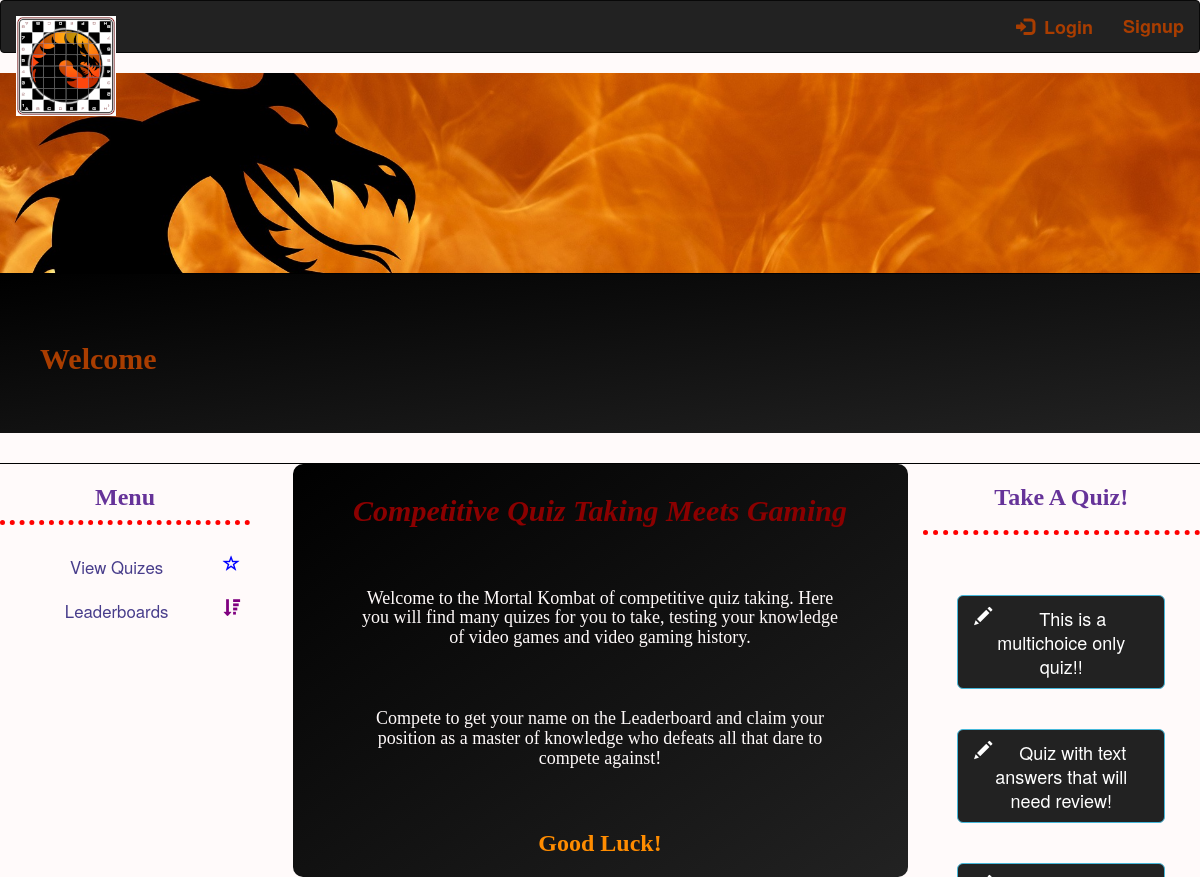
/index, run on the app's committed database.
### app/models.py (models this page shows)
class Qset(db.Model):
    id = db.Column(db.Integer, primary_key=True)
    title = db.Column(db.String(128))
    is_active = db.Column(db.Boolean)

### app/routes.py (the view)
@app.route('/')
@app.route('/index')
def index():
    quizes = Qset.query.filter_by(is_active=True).all()
    return render_template('index.html', title='Home', quizes=quizes)

### app/templates/index.html
{% extends "base.html" %}
{% block content %}
    <div class="jumbotron" id='myTitle'>
        <h2>Welcome {{ current_user.username }}</h2>
    </div>
    <div id='moreFlames'></div>
    <div class="row">
        <div class="col-sm-3">
            {% include 'side_menu.html' %}
        </div>
        <div class="col-sm-6" id='homepageText'>
            <h2 style="color: darkred; text-align: center; font-style: italic;">Competitive Quiz Taking Meets Gaming</h2>
            <h4 style='color: snow'>Welcome to the Mortal Kombat of competitive quiz taking. Here you will find many quizes for you to take,
                testing your knowledge of video games and video gaming history.
            </h4>
            <h4 style='color: snow'>Compete to get your name on the Leaderboard and claim your position as a master of knowledge who defeats all that dare to compete against!
            </h4>
            <h3 style='color: darkorange; text-align: center;'>Good Luck!</h3>
        </div>
        <div class="col-sm-3">
            <nav id='quizBar'>
                <h3 style="text-align: center;">Take A Quiz!</h3>
                <hr style="border-top: dotted 5px; color: red;">
                <br><br>
                {% for quiz in quizes %}
                    {% if quiz.is_active %}
                        <a href="{{ url_for('take_quiz')}}?quiz={{ quiz.id }}" class="center-block btn btn-info btn-lg"
                            style="width: 75%; text-align: center; background-color: #222; white-space: normal;">
                            <span class="glyphicon glyphicon-pencil pull-left"></span> &nbsp;{{ quiz.title }}
                        </a>
                        <br><br>
                    {% endif %}
                {% endfor %}
            </nav>
        </div>
    </div>
{% endblock %}

### app/static/css/main_style.css (style rules this page uses)
body { background-color: snow; }
h2 { font-family: Georgia, 'Times New Roman', Times, serif; font-weight: bolder; color: #a93d00 }
h3 { font-family: Georgia, 'Times New Roman', Times, serif; font-weight: bolder; color: rebeccapurple; }
h4 { font-family: Georgia, 'Times New Roman', Times, serif; color: black; }
#moreFlames { width: 100%; height: 1px; background-color: black; animation: animate_banner 10s infinite; }
#myTitle { text-align: left; background-image: linear-gradient(to bottom right, black, #222); background-color: #222; text-indent: 40px; }
#homepageText { background-image: linear-gradient(to bottom right, black, #222); padding: 10px 0; display: inline; margin: auto; }
#homepageText h4 { text-align: center; margin: 10%; }
#quizBar { position: fixed; height: 100vh; }
.jumbotron { background-color: black; }
.col-sm-6 { border-radius: 10px; }

### data on the page
Qset: title "This is a multichoice only quiz!!"
Qset: title "Quiz with text answers that will need review!"
